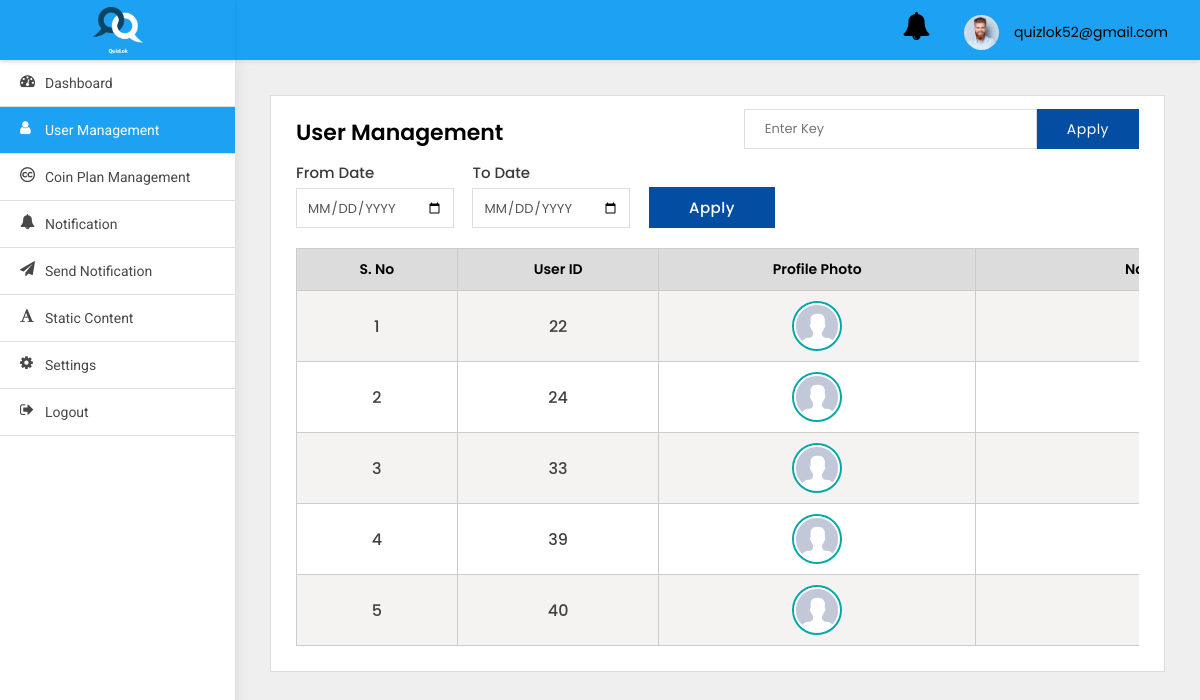
Page /adminpanel/users-list/ (signed in) on the earlier database version.
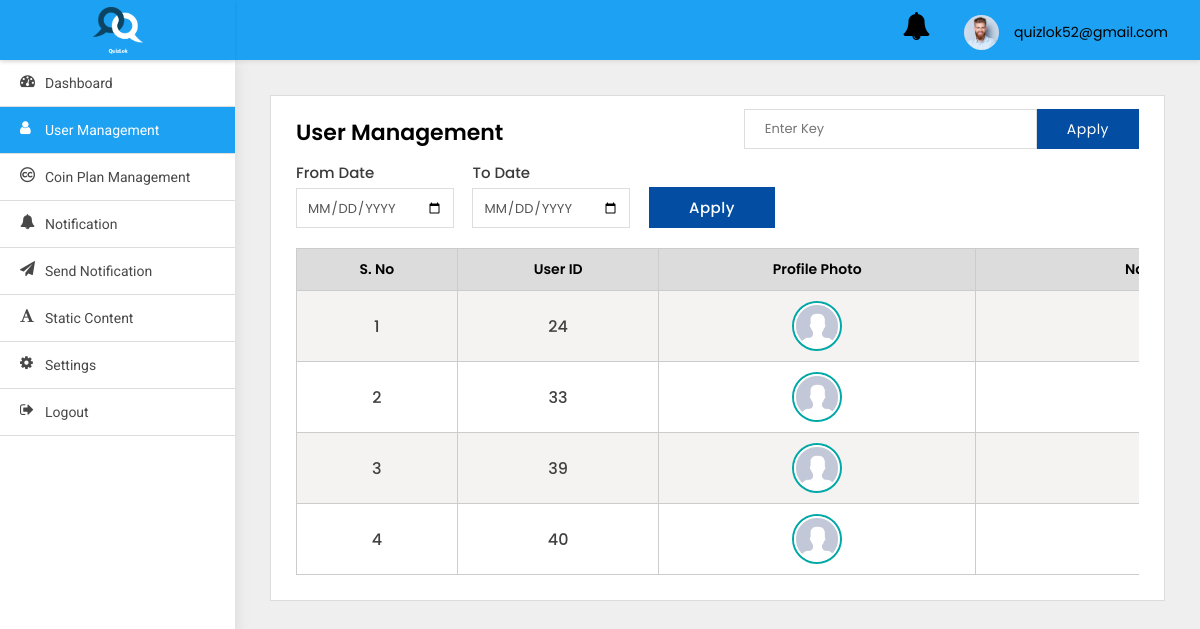
Same page on the later database version.
### adminpanel/models.py (models this page shows)
class User(AbstractBaseUser, PermissionsMixin):
    first_name = models.CharField(default='first name', max_length=100)
    last_name = models.CharField(default='', max_length=100, null=True, blank=True)
    email = models.CharField(default='', max_length=255, unique=True)
    country_code = models.CharField(default='+91', max_length=10)
    phone_number = models.CharField(default='', max_length=13)
    profile_pic = models.ImageField(default='default_profile.png', null=True, blank=True)
    device_token = models.CharField(default='', max_length=500, null=True, blank=True)
    remember_me = models.BooleanField(default=False)
    password = models.CharField(default='123456', max_length=100)
    confirm_password = models.CharField(default='123456', max_length=100)
    created_at = models.DateTimeField(auto_now_add=True)
    is_active = models.BooleanField(default=True)
    is_staff = models.BooleanField(default=False)
    is_blocked = models.BooleanField(default=False)
    objects = UserManager()
    USERNAME_FIELD = 'email'
    class Meta:
        ordering = ('-created_at',)

### src/models.py (models this page shows)
class AppUser(models.Model):
    username = models.CharField(default='first name', max_length=100)
    country_code = models.CharField(default='+91', max_length=10)
    phone_number = models.CharField(default='', max_length=13)
    password = models.CharField(default='123456', max_length=100)
    profile_pic = models.ImageField(default='default_profile.png', null=True, blank=True)
    device_token = models.CharField(default='', max_length=2000)
    created_at = models.DateTimeField(auto_now_add=True)

### adminpanel/views.py (the view)
# urls.py: path('users-list/', UsersList.as_view(), name='users-list'),
class UsersList(LoginRequiredMixin, ListView):
    paginate_by = 5
    model = User
    template_name = 'user-management.html'
    login_url = 'adminpanel:login'
    def get(self, request, *args, **kwargs):
        qs = self.request.GET.get('qs')
        if qs:
            search = AppUser.objects.filter(Q(username__icontains=qs) |
                                            Q(id__icontains=qs) |
                                            Q(phone_number__icontains=qs))
            search_count = len(search)
            context = {
                'search': search,
            }
            if search:
                messages.info(self.request, str(
                    search_count) + ' matches found')
                return render(self.request, 'user-management.html', context)
            else:
                messages.info(self.request, 'No results found')
                return render(self.request, 'user-management.html', context)
        else:
            users = AppUser.objects.all()
            myfilter = UserFilter(self.request.GET, queryset=users)
            users = myfilter.qs
            print(users.count())
            paginator = Paginator(users, self.paginate_by)
            page_number = self.request.GET.get('page')
            page_obj = paginator.get_page(page_number)
            context = {
                'object_list': users,
                'myfilter': myfilter,
                'pages': page_obj,
            }
            return render(self.request, "user-management.html", context)

### adminpanel/templates/user-management.html (shortened to what this page needs)
{% extends 'base.html' %}
{% block body %}
<div class="WrapperArea">
    <div class="WrapperBox">
        <div class="Small-Wrapper">
            <div class="SearchBox">
                <form action="" method="get">
                    <input type="text" name="qs" placeholder="Enter Key">
                    <button>Apply</button>
                </form>
            </div>
            <h4 class="Title">User Management</h4>
            <div class="Filter">
                <form method="get">
                    <div class="form-group">
                        <label>From Date</label>
                        <input type="date" name="from_date" class="form-control">
                    </div>
                    <div class="form-group">
                        <label>To Date</label>
                        <input type="date" name="to_date" class="form-control">
                    </div>
                    <div class="form-group">
                        <label>&nbsp;</label>
                        <button class="Button" type="submit">Apply</button>
                    </div>
                </form>
            </div>
            {% if search %}
            <div class="TableList">
                <div class="dragscroll">
                    <table style="width: 150vw">
                        <thead>
                        <tr>
                            <th>S. No</th>
                            <th>User ID</th>
                            <th>Name of the user</th>
                            <th>Profile Photo</th>
                            <th>Phone Number</th>
                            <th>Action</th>
                        </tr>
                        </thead>
                        <tbody>
                        {% for object in search %}
                        <tr>
                            <td>{{forloop.counter}}</td>
                            <td>{{object.id}}</td>
                            <td>{{object.username}}</td>
                            {% if object.profile_pic %}
                            <td>
                                <figure><img src="{{object.profile_pic.url}}" alt="Profile pic"></figure>
                            </td>
                            {% else %}
                            <td>
                                <figure><img src="https://snapic-bucket.s3.amazonaws.com/static/default_profile.png"
                                             alt=""></figure>
                            </td>
                            {% endif %}
                            <td>{{object.phone_number}}</td>
                            <td>
                                <a class="Blue" href="{% url 'adminpanel:user-detail' object.id %}">
                                    <i class="fa fa-eye"></i>
                                </a>
                                <button class="Red deleteButton" value="{{object.id}}" data-toggle="modal"
                                        data-target="#DeleteModal" style="border:none;box-shadow:none;
                                                                                background:transparent;outline:0;">
                                    <i class="fa fa-trash"></i>
                                </button>
                                {% if object.is_blocked %}
                                <button class="Red cross" data-target="#UnBlock" data-toggle="modal"
                                        value="{{object.id}}"
                                        style="border:none;box-shadow:none;background:transparent;outline:0;margin-left:10px;">
                                    <i class="fa fa-ban"></i>
                                </button>
                                {% else %}
                                <button class="Green tick" data-target="#Block" data-toggle="modal"
                                        value="{{object.id}}"
                                        style="border:none;box-shadow:none;background:transparent;outline:0;margin-left:10px;">
                                    <i class="fa fa-check"></i>
                                </button>
                                {% endif %}
                            </td>
                        </tr>
                        {% endfor %}
                        </tbody>
                    </table>
                </div>
            </div>
            {% elif pages %}
            <div class="TableList">
                <div class="dragscroll">
                    <table style="width: 150vw">
                        <thead>
                        <tr>
                            <th>S. No</th>
                            <th>User ID</th>
                            <th>Profile Photo</th>
                            <th>Name of the user</th>
                        </tr>
                        </thead>
                        <tbody>
                        {% for object in pages %}
                        <tr>
                            <td>{{forloop.counter}}</td>
                            <td>{{object.id}}</td>
                            {% if object.profile_pic %}
                            <td>
                                <center>
                                    <figure><img src="{{object.profile_pic.url}}" alt="Profile pic"></figure>
                                </center>
                            </td>
                            {% endif %}
                            <td>{{object.username}}</td>
                        </tr>
                        {% endfor %}
                        </tbody>
                    </table>
                </div>
            </div>
            {% endif %}
        </div>
    </div>
</div>
{% endblock body %}

### adminpanel/templates/base.html (shortened to what this page needs)
{% load static %}
<html lang="en">
<head>
    <link type="text/css" rel="stylesheet" href="{% static 'adminpanel/css/style.css' %}">
</head>
<body>
<div class="Header">
    <div class="Logo">
        <img src="{% static 'adminpanel/images/logo_splash.png' %}">
    </div>
    <div class="Navigation">
        <div class="header-notifications">
            <a href="{% url 'adminpanel:notification' %}">
                <i class="fa fa-bell fa-2x" aria-hidden="true"></i>
            </a>
        </div>
        <div class="Avater">
            <a href="javascript:void(0);">
                <figure><img src="{% static 'adminpanel/images/profile.jpg' %}"></figure>
                {{user}} </a>
        </div>
    </div>
</div>
<div class="SidenavBar">
    <ul>
        <li class="nav-item nav-link {% if request.resolver_match.view_name  == 'adminpanel:dashboard' %}active{% endif %}">
            <a href="{% url 'adminpanel:dashboard'  %}">
                <span><i class="fa fa-tachometer"></i></span> Dashboard
            </a>
        </li>
        <li class="nav-item nav-link {% if request.resolver_match.view_name  == 'adminpanel:users-list' %}active{% endif %}">
            <a href="{% url 'adminpanel:users-list' %}">
                <span><i class="fa fa-user"></i></span> User Management
            </a>
        </li>
        <li class="nav-item nav-link {% if request.resolver_match.view_name  == 'adminpanel:coin-plan-list' %}active{% endif %}">
            <a href="{% url 'adminpanel:coin-plan-list' %}">
                <span><i class="fa fa-creative-commons"></i></span> Coin Plan Management
            </a>
        </li>
        <li class="nav-item nav-link {% if request.resolver_match.view_name  == 'adminpanel:notification' %}active{% endif %}">
            <a href="{% url 'adminpanel:notification' %}">
                <span><i class="fa fa-bell"></i></span> Notification
            </a>
        </li>
        <li class="nav-item nav-link {% if request.resolver_match.view_name  == 'adminpanel:send-notification' %}active{% endif %}">
            <a href="{% url 'adminpanel:send-notification' %}">
                <span><i class="fa fa-send"></i></span> Send Notification
            </a>
        </li>
        <li class="nav-item nav-link {% if request.resolver_match.view_name  == 'adminpanel:terms-and-condition' %}active{% endif %}">
            <a href="{% url 'adminpanel:terms-and-condition' %}">
                <span><i class="fa fa-font"></i></span> Static content
            </a>
        </li>
        <li class="nav-item nav-link {% if request.resolver_match.view_name  == 'change_password' %}active{% endif %}">
            <a href="{% url 'change_password' %}">
                <span><i class="fa fa-cog"></i></span> Settings
            </a>
        </li>
        <li class="nav-item nav-link {% if request.resolver_match.view_name  == 'logout' %}active{% endif %}">
            <a href="{% url 'logout' %}">
                <span><i class="fa fa-sign-out"></i></span> Logout
            </a>
        </li>
    </ul>
</div>
{% block body %}
{% endblock body %}
</body>
</html>

Differences in the rows shown:
removed AppUser: id "22", profile_pic (placeholder picture)
